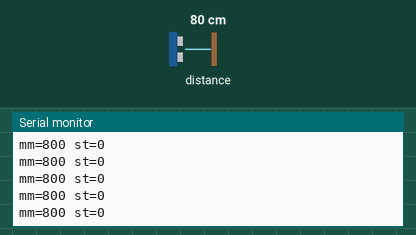
A sketch run on a simulated Arduino Uno, built with avr-gcc and run on an emulated ATmega328P. Parts: the last lines printed to the serial monitor. The inputs (shaded band) are chosen by the test bench; at power-on: distance to the obstacle 80 cm.

Above: at 1.3 s.
1.4 s: distance to the obstacle set to 2 cm
At 1.59 s:
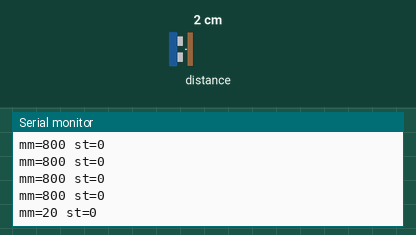
2.9 s: distance to the obstacle set to 4 cm
At 2.92 s:
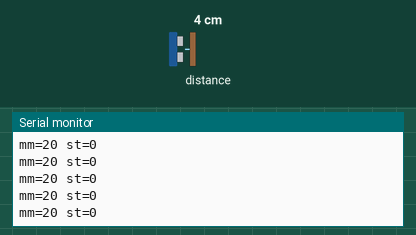
Timing chart, 0 to 5.9 s (numbered marks = the images above; inputs shaded):
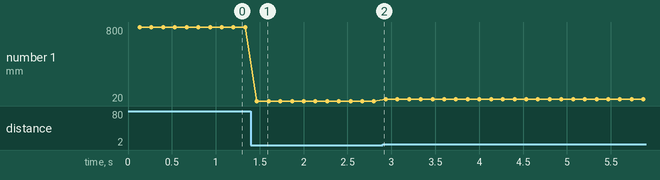

Measured:
- after the input at 1.4 s, the serial monitor: prints a new line after 0.07 s (image 1)
- plotted number 1: 800 → 20 after the input at 1.4 s, 20 → 40 after the input at 2.9 s

The sketch:

vl53l0x_adafruit.ino
```cpp
// module: {"type":"vl53l0x","addr":[41],"data":{"mm":905}}
// expect: VL53L0X ok
// expect: mm=905 st=0
// run-ms: 700
// VL53L0X sur le bus I2C matériel du Pico (Wire : GP4/GP5) avec la bibliothèque d'Adafruit : sur un processeur
// 32 bits, l'API d'ST garde le débit du signal entier (int de 32 bits) ; mêmes mesures que sur l'Uno.
#include <Adafruit_VL53L0X.h>
Adafruit_VL53L0X lox = Adafruit_VL53L0X();
void setup() {
  Serial.begin(115200);
  delay(100);
  if (!lox.begin()) { Serial.println("Echec VL53L0X"); while (1); }
  Serial.println("VL53L0X ok");
}
void loop() {
  VL53L0X_RangingMeasurementData_t mesure;
  lox.rangingTest(&mesure, false);
  Serial.print("mm="); Serial.print(mesure.RangeMilliMeter); Serial.print(" st="); Serial.println(mesure.RangeStatus);
  delay(100);
}
```
